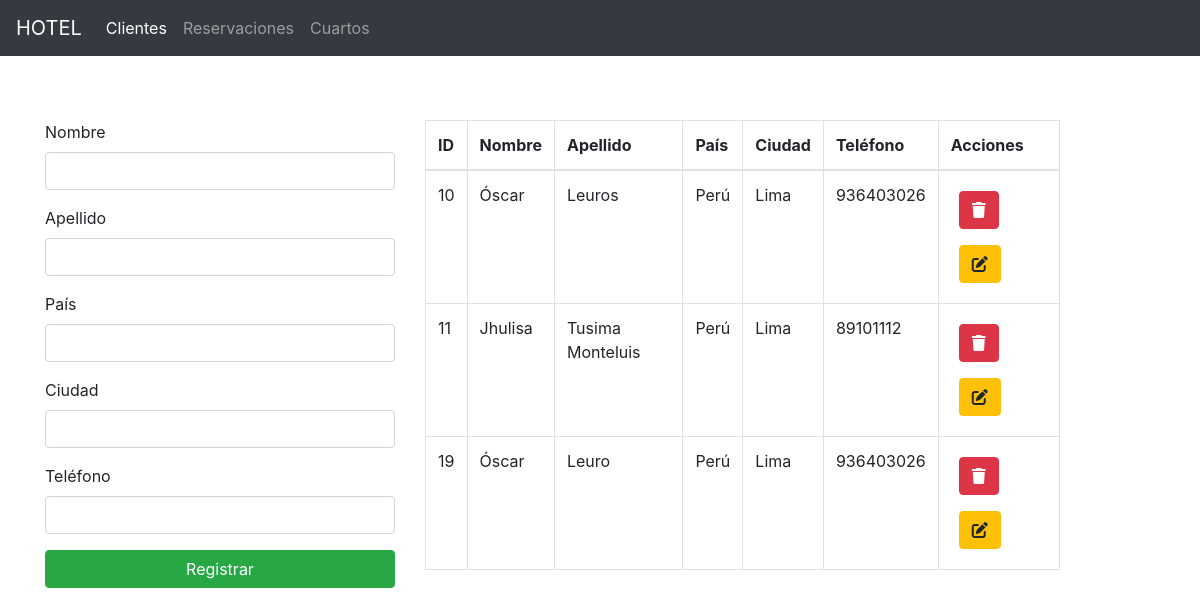
The page / on the database its author committed.
### tables this page shows
CREATE TABLE `clientes` (
  `id_cliente` int(255) NOT NULL,
  `nom_cl` varchar(150) NOT NULL,
  `ape_cl` varchar(150) NOT NULL,
  `pais_cl` varchar(150) NOT NULL,
  `tel_cl` int(150) NOT NULL,
  `comment` varchar(500) NOT NULL,
  `ciudad_cl` varchar(255) NOT NULL
);

### index.php (the view, shortened to what this page needs)
<?php
include 'includes/header.php';
include 'config/connect.php';
?>
<div class="container">
    <div class="row mt-5">
        <div class="col-md-4 mt-5">
            <form action="lib/clientes/create.php" method="POST">
                <div class="form-group">
                    <label for="my-input">Nombre</label>
                    <input id="my-input" class="form-control" type="text" name="name">
                </div>
                <div class="form-group">
                    <label for="my-input">Apellido</label>
                    <input id="my-input" class="form-control" type="text" name="ape">
                </div>
                <div class="form-group">
                    <label for="my-input">País</label>
                    <input id="my-input" class="form-control" type="text" name="country">
                </div>
                <div class="form-group">
                    <label for="my-input">Ciudad</label>
                    <input id="my-input" class="form-control" type="text" name="city">
                </div>
                <div class="form-group">
                    <label for="my-input">Teléfono</label>
                    <input id="my-input" class="form-control" type="text" name="tel">
                </div>
                <input type="submit" class="btn btn-block btn-success" value="Registrar">
            </form>
        </div>
        <div class="col-md-7 mt-5">
            <table class="table table-bordered w-100">
                <thead>
                    <th>ID</th>
                    <th>Nombre</th>
                    <th>Apellido</th>
                    <th>País</th>
                    <th>Ciudad</th>
                    <th>Teléfono</th>
                    <th>Acciones</th>
                </thead>
                <tbody>
                    <?php
                    $sql_read = "SELECT * FROM clientes";
                    $sql_read_query = mysqli_query($conn,$sql_read);
                    while($rowc = mysqli_fetch_array($sql_read_query)){   ?>
                    <tr>
                    <td><?= $rowc['id_cliente'] ?></td>
                    <td><?= $rowc['nom_cl'] ?></td>
                    <td><?= $rowc['ape_cl'] ?></td>
                    <td><?= $rowc['pais_cl'] ?></td>
                    <td><?= $rowc['ciudad_cl'] ?></td>
                    <td><?= $rowc['tel_cl'] ?></td>
                    <td><a href="lib/clientes/delete.php?id=<?= $rowc['id_cliente'] ?>" class="btn btn-danger  m-2"><i class="fas fa-trash"></i></a> <a href="editcl.php?id=<?= $rowc['id_cliente'] ?>" class="btn btn-warning  m-2"><i class="fas fa-edit"></i></a></td>
                    </tr>
                <?php  }
                    ?>
                </tbody>
            </table>
        </div>
    </div>
</div>
<?php
include 'includes/footer.php';
?>

### rows shown on the page
clientes: id_cliente "10", nom_cl "Óscar", ape_cl "Leuros", pais_cl "Perú", ciudad_cl "Lima", tel_cl "936403026"
clientes: id_cliente "11", nom_cl "Jhulisa", ape_cl "Tusima Monteluis", pais_cl "Perú", ciudad_cl "Lima", tel_cl "89101112"
clientes: id_cliente "19", nom_cl "Óscar", ape_cl "Leuro", pais_cl "Perú", ciudad_cl "Lima", tel_cl "936403026"
